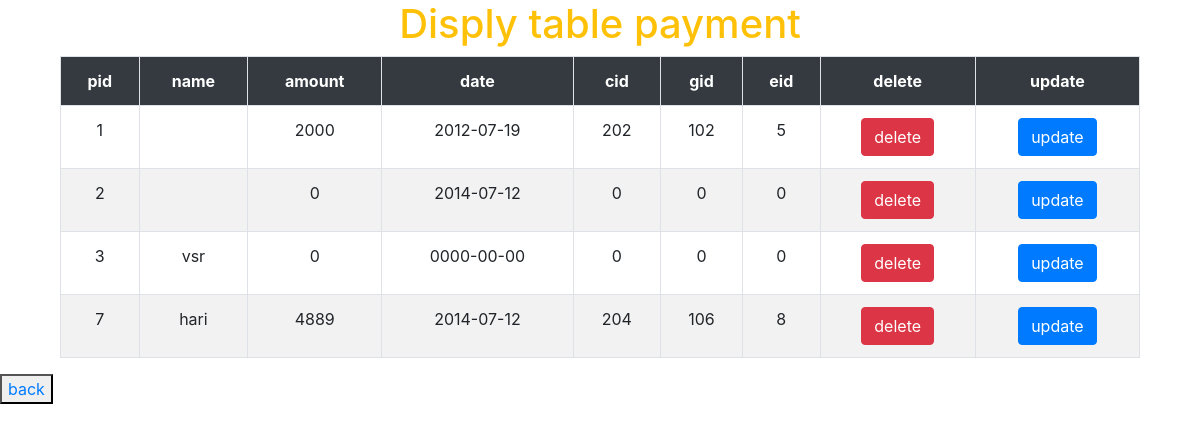
/pay/display.php, run on the app's committed database.
### tables this page shows
CREATE TABLE `payment` (
  `pid` int(11) NOT NULL,
  `name` varchar(55) DEFAULT NULL,
  `amount` int(11) DEFAULT NULL,
  `date` date DEFAULT NULL,
  `cid` int(11) DEFAULT NULL,
  `gid` int(11) DEFAULT NULL,
  `eid` int(11) DEFAULT NULL
);

### pay/display.php (the view, shortened to what this page needs)
<!DOCTYPE html>
<html lang="en">
<head>
<link rel="stylesheet" href="https://maxcdn.bootstrapcdn.com/bootstrap/4.3.1/css/bootstrap.min.css">
</head>
<body>
<div class="container">
<div class="col-lg-12">
<h1 class="text-warning text-center"> Disply table payment</h1>
<table class="table table-striped table-hover table-bordered">
<tr class="bg-dark text-white text-center">
<th>pid</th>
<th>name</th>
<th>amount</th>
<th>date</th>
<th>cid</th>
<th>gid</th>
<th>eid</th>
<th>delete</th>
<th>update</th>
</tr>
<?php
$q="SELECT * FROM `payment`";
$query=mysqli_query($con,$q);
while($res=mysqli_fetch_array($query)){
?>
<tr class="text-center">
<td><?php echo $res['pid']; ?></td>
<td><?php echo $res['name']; ?> </td>
<td><?php echo $res['amount']; ?></td>
<td><?php echo $res['date'];?></td>
<td><?php echo $res['cid'];?></td>
<td><?php echo $res['gid'];?></td>
<td><?php echo $res['eid'];?></td>
<td><button class="btn-danger btn"> <a href="delete.php? id=<?php echo $res['pid']; ?>" class="text-white"> delete</a></button> </td>
<td><button class="btn-primary btn"> <a href="update.php?id=<?php echo $res['pid'];?>" class="text-white">update</a></button> </td>
</tr>
<?php
}
?>
</table>
</div>
</div>
<button type="back" name="back" ><a href="http://localhost/project/login_system/home.php">back</button><br><br>
</body>
</body>
</html>

### data on the page
payment: pid "1", amount "2000", date "2012-07-19", cid "202", gid "102", eid "5"
payment: pid "2", amount "0", date "2014-07-12", cid "0", gid "0", eid "0"
payment: pid "3", name "vsr", amount "0", date "0000-00-00", cid "0", gid "0", eid "0"
payment: pid "7", name "hari", amount "4889", date "2014-07-12", cid "204", gid "106", eid "8"
